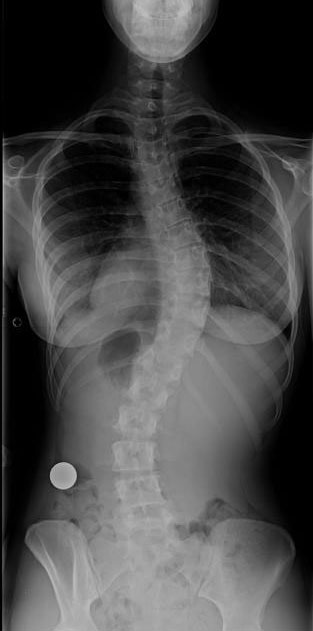
#> input picture ex5.jpg, 313 x 631 px
$ python res_ero_fill.py
#> lines starting #> are read from the running program, lines starting #| are printed output that depends on the picture
'''
FILLING AN IMAGE OF:
- RESIZE
- GRAY
- GAUSSIAN BLUR
- EROSION
- FILLING AN IMAGE

'''
import cv2
import numpy as np
from matplotlib import pyplot as plt
import imutils


img = cv2.imread('ex5.jpg')
#> img is the input picture: shape (631, 313, 3); min 0, max 194, mean 72.2
width = 592
height = 792
qua=int(width/6)
qua7=int(qua*5)
dim = (width, height)

# resize image
resized = cv2.resize(img, dim, interpolation=cv2.INTER_AREA)
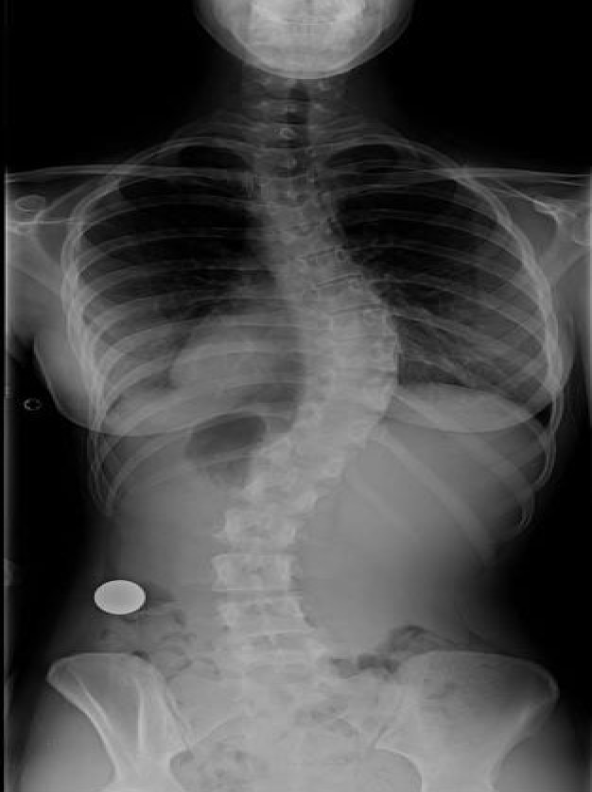
#> resized: shape (792, 592, 3); min 0, max 190, mean 72.2


img = resized

kernel = np.ones((5, 5), np.uint8)
gray = cv2.cvtColor(img, cv2.COLOR_BGR2GRAY)
blurred = cv2.GaussianBlur(gray, (5, 5), 0)
erosion = cv2.erode(blurred, kernel, iterations=2)
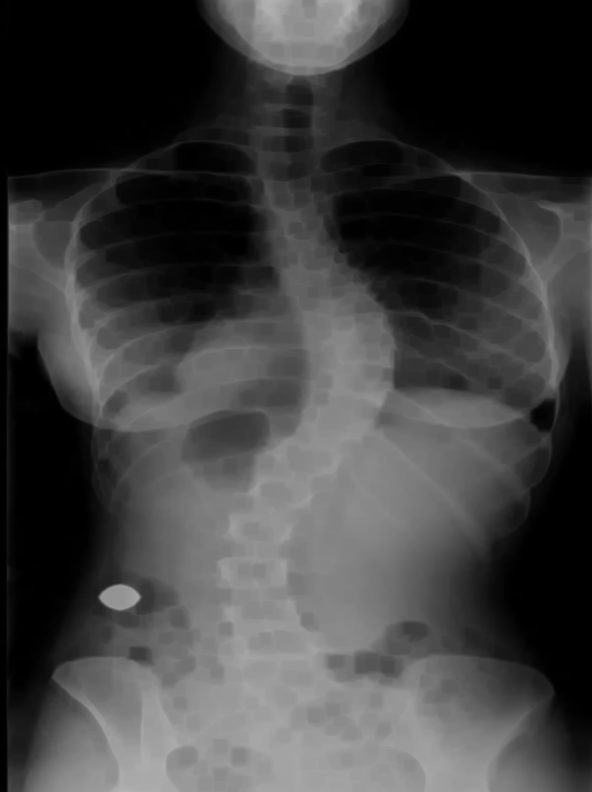
#> erosion: shape (792, 592); min 0, max 178, mean 64.1

erosion[0:height, 0:qua] = [0]
erosion[0:height, qua7:width] = [0]
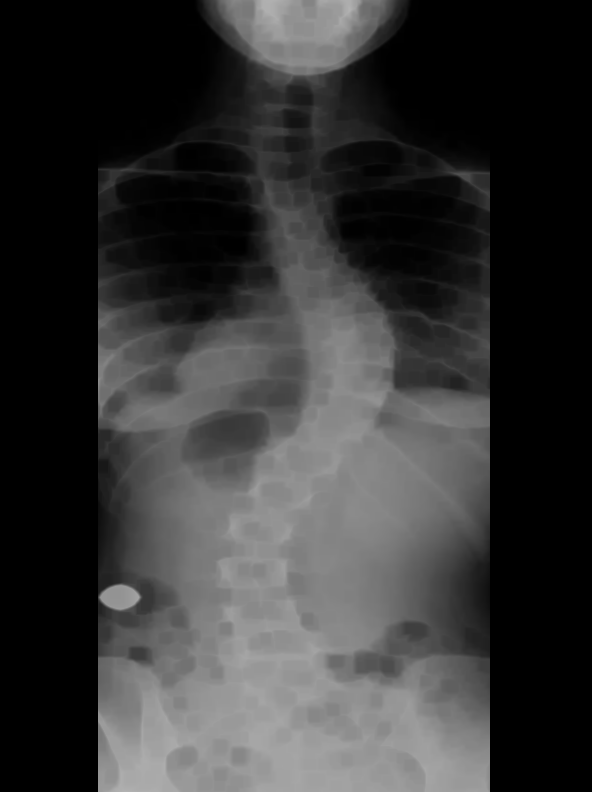
#> erosion: shape (792, 592); min 0, max 178, mean 53.2
#erosion[90:200, 0:50] = [255, 0, 0]
#erosion[10:100, 0:50] = [255, 0, 255]
#cv2.imshow("Prewitt", transformacion)
cv2.imwrite('ref5.png', erosion)

'''
cv2.imshow('image', erosion)
cv2.waitKey(0)
cv2.destroyAllWindows()
'''

$ run again, with ex0.jpg copied over ex5.jpg
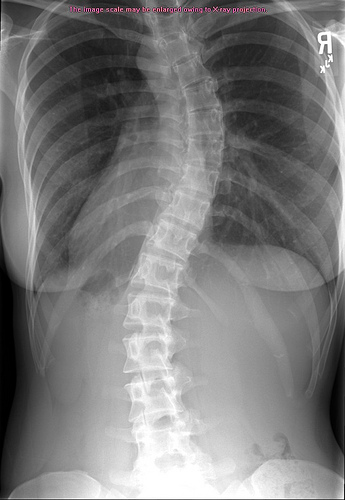
#> input picture ex0.jpg, 345 x 500 px
#> img is the input picture: shape (500, 345, 3); mean B, G, R 123.3, 123.2, 123.5
#> `resized = cv2.resize(img, dim, interpolation=cv2.INTER_AREA)`:
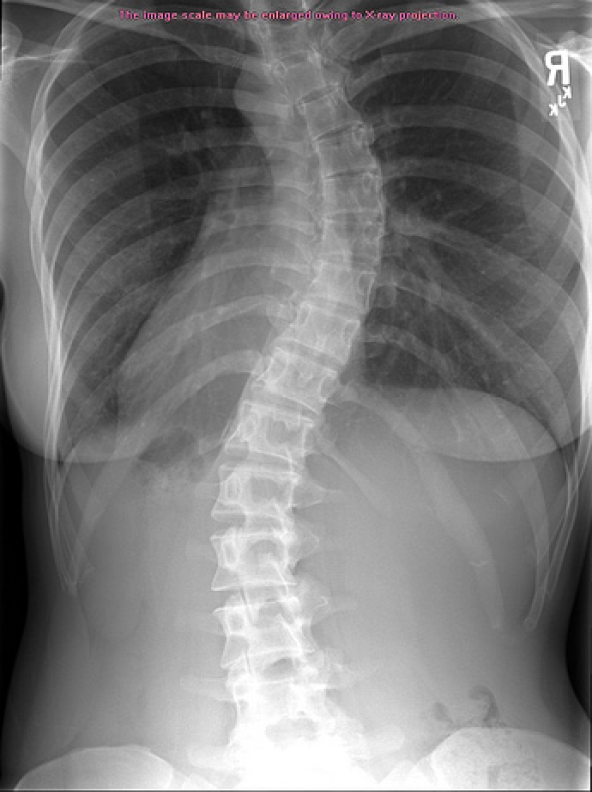
#> resized: shape (792, 592, 3); mean B, G, R 123.2, 123.1, 123.4
#> `erosion[0:height, qua7:width] = [0]`:
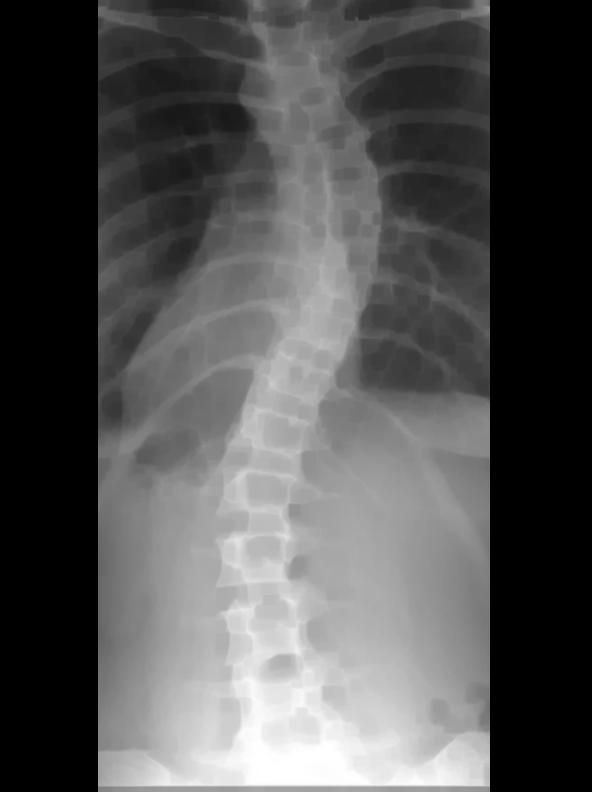
#> erosion: shape (792, 592); min 0, max 255, mean 82.8

$ run again, with ex1.jpg copied over ex5.jpg
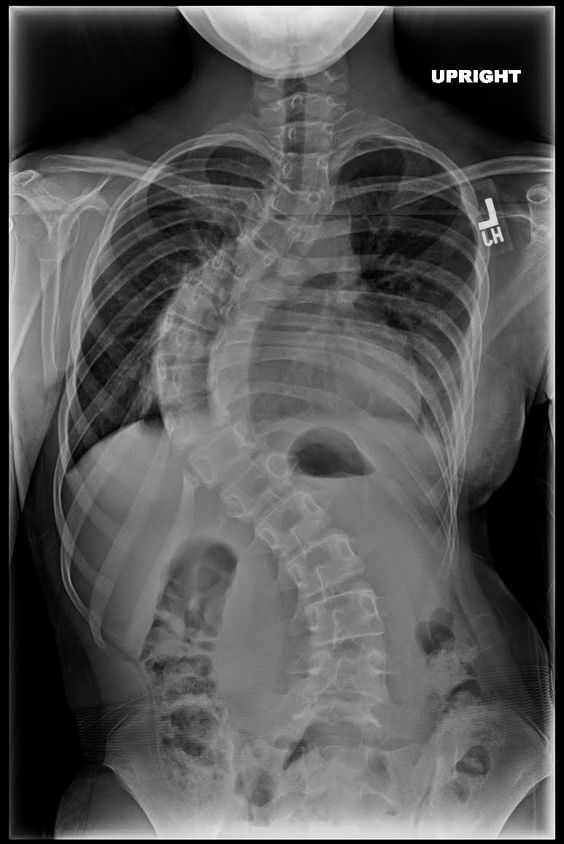
#> input picture ex1.jpg, 564 x 844 px
#> img is the input picture: shape (844, 564, 3); min 0, max 255, mean 84.7
#> `resized = cv2.resize(img, dim, interpolation=cv2.INTER_AREA)`:
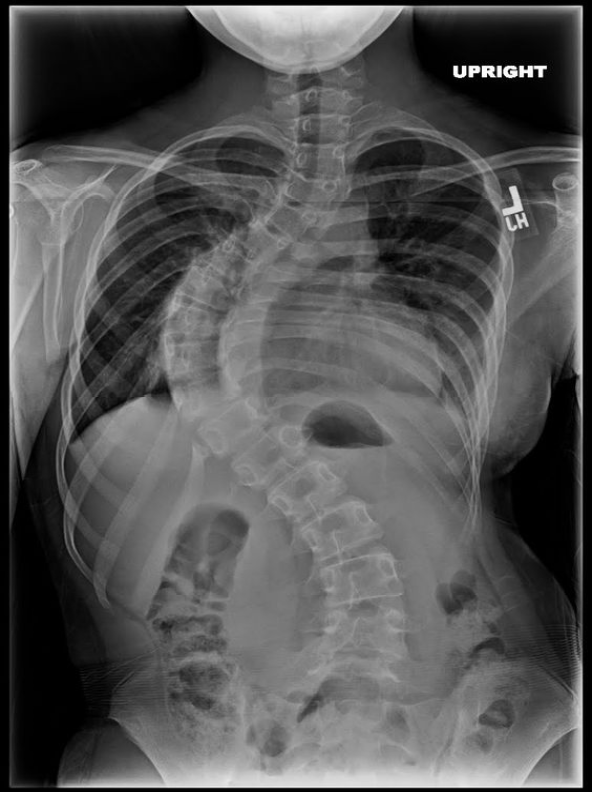
#> resized: shape (792, 592, 3); min 0, max 255, mean 84.6
#> `erosion[0:height, qua7:width] = [0]`:
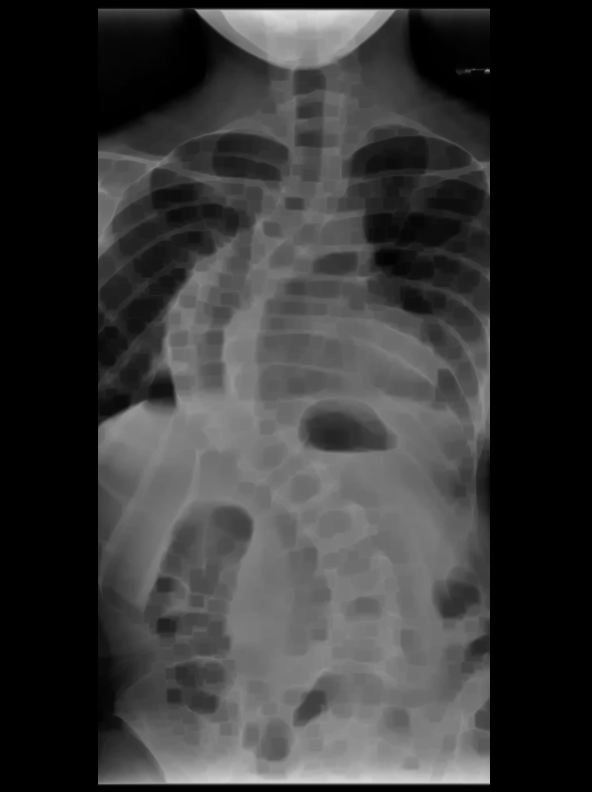
#> erosion: shape (792, 592); min 0, max 226, mean 55.2

$ run again, with ex11.jpg copied over ex5.jpg
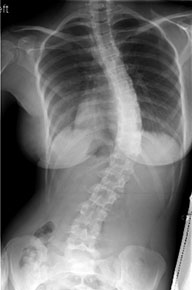
#> input picture ex11.jpg, 192 x 290 px
#> img is the input picture: shape (290, 192, 3); min 0, max 255, mean 111.7
#> `resized = cv2.resize(img, dim, interpolation=cv2.INTER_AREA)`:
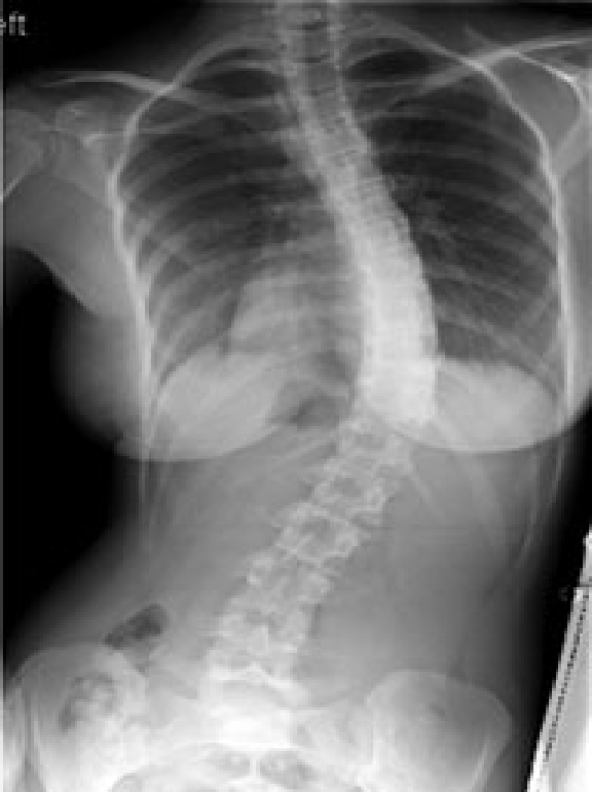
#> resized: shape (792, 592, 3); min 0, max 255, mean 111.6
#> `erosion[0:height, qua7:width] = [0]`:
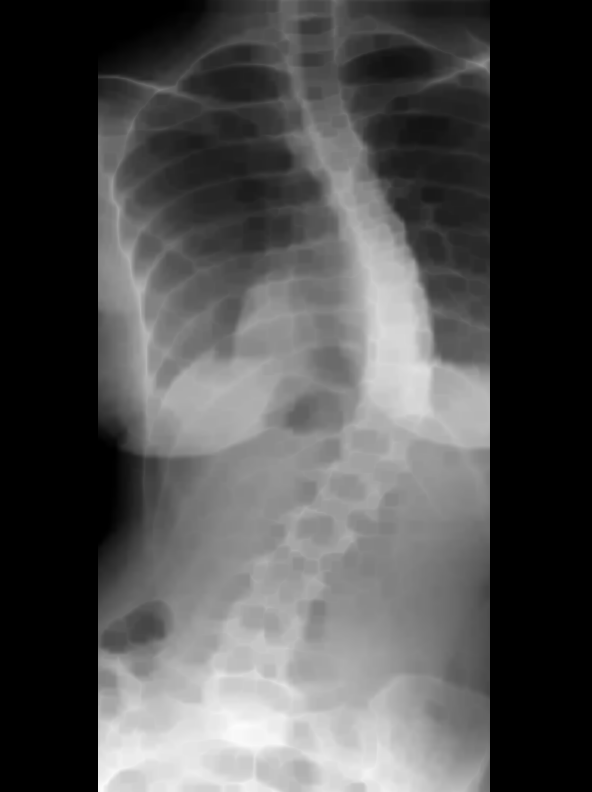
#> erosion: shape (792, 592); min 0, max 252, mean 79
